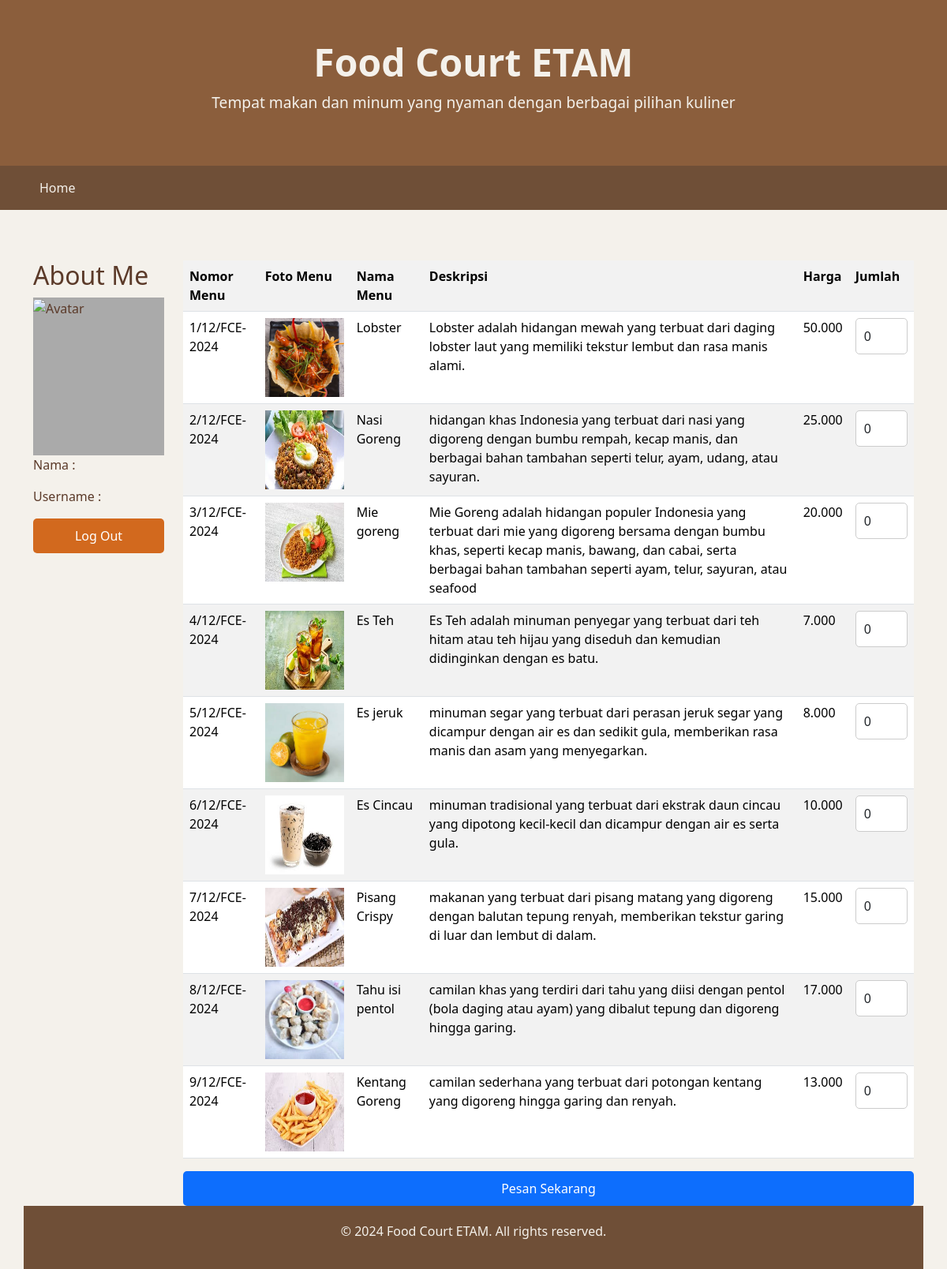
/my.php?p=menu, run on the app's committed database.
### tables this page shows
CREATE TABLE `tbl_menu` (
  `id` int(11) NOT NULL,
  `no_menu` varchar(30) NOT NULL,
  `no_tenant` varchar(30) NOT NULL,
  `foto` varchar(255) NOT NULL,
  `jenis_menu` varchar(50) NOT NULL,
  `nama` varchar(50) NOT NULL,
  `deskripsi` varchar(255) NOT NULL,
  `harga` int(11) NOT NULL,
  `aktif` int(11) NOT NULL
);

### page5a/menu.php (the view, shortened to what this page needs)
<form action="my.php?p=proses_pesanan" method="POST">
    <table class="table table-striped">
        <tr>
            <th>Nomor Menu</th>
            <th>Foto Menu</th>
            <th>Nama Menu</th>
            <th>Deskripsi</th>
            <th>Harga</th>
            <th>Jumlah</th>
        </tr>
        <?php
            include "connect.php";
            $sql = "SELECT * FROM tbl_menu WHERE aktif = 1";
            $result = mysqli_query($conn, $sql);
            if (mysqli_num_rows($result) > 0) {
                while($row = mysqli_fetch_assoc($result)) {
                    echo "<tr>";
                    echo "<td>" . $row['no_menu'] . "</td>";
                    if (!empty($row['foto'])) {
                        echo "<td><img src='assets/img/menu/" . $row['foto'] . "' width='100px' height='100px'></td>";
                    } else {
                        echo "<td>No Image</td>";
                    }
                    echo "<td>" . $row['nama'] . "</td>";
                    echo "<td>" . $row['deskripsi'] . "</td>";
                    echo "<td>" . number_format($row['harga'], 0, ',', '.') . "</td>";
                    echo "<td><input type='number' name='jumlah[" . $row['no_menu'] . "]' value='0' min='0' max='10' class='form-control'></td>";
                    echo "</tr>";
                }
            } else {
                echo "<tr><td colspan='6'>Tidak ada menu yang tersedia.</td></tr>";
            }
        ?>
    </table>
    <button type="submit" class="btn btn-primary">Pesan Sekarang</button>
</form>

### mycss.css (style rules this page uses)
.form-control { width: 100%; padding: 10px; border: 1px solid #ccc; border-radius: 5px; }
.btn { width: 100%; padding: 10px; border: none; border-radius: 5px; cursor: pointer; }

### my.php (style rules this page uses)
body { background-color: #F4F1EB; color: #5B3A29; }

### data on the page
tbl_menu: no_menu "1/12/FCE-2024", foto (picture), nama "Lobster", deskripsi "Lobster adalah hidangan mewah yang terbuat dari daging lobster laut yang memiliki tekstur lembut dan rasa manis alami.", harga "50.000"
tbl_menu: no_menu "2/12/FCE-2024", foto (picture), nama "Nasi Goreng", deskripsi "hidangan khas Indonesia yang terbuat dari nasi yang digoreng dengan bumbu rempah, kecap manis, dan berbagai bahan tambahan seperti telur, ayam, udang, atau sayuran.", harga "25.000"
tbl_menu: no_menu "3/12/FCE-2024", foto (picture), nama "Mie goreng", deskripsi "Mie Goreng adalah hidangan populer Indonesia yang terbuat dari mie yang digoreng bersama dengan bumbu khas, seperti kecap manis, bawang, dan cabai, serta berbagai bahan tambahan seperti ayam, telur, sayuran, atau seafood", harga "20.000"
tbl_menu: no_menu "4/12/FCE-2024", foto (picture), nama "Es Teh", deskripsi "Es Teh adalah minuman penyegar yang terbuat dari teh hitam atau teh hijau yang diseduh dan kemudian didinginkan dengan es batu.", harga "7.000"
tbl_menu: no_menu "5/12/FCE-2024", foto (picture), nama "Es jeruk", deskripsi "minuman segar yang terbuat dari perasan jeruk segar yang dicampur dengan air es dan sedikit gula, memberikan rasa manis dan asam yang menyegarkan.", harga "8.000"
tbl_menu: no_menu "6/12/FCE-2024", foto (picture), nama "Es Cincau", deskripsi "minuman tradisional yang terbuat dari ekstrak daun cincau yang dipotong kecil-kecil dan dicampur dengan air es serta gula.", harga "10.000"
tbl_menu: no_menu "7/12/FCE-2024", foto (picture), nama "Pisang Crispy", deskripsi "makanan yang terbuat dari pisang matang yang digoreng dengan balutan tepung renyah, memberikan tekstur garing di luar dan lembut di dalam.", harga "15.000"
tbl_menu: no_menu "8/12/FCE-2024", foto (picture), nama "Tahu isi pentol", deskripsi "camilan khas yang terdiri dari tahu yang diisi dengan pentol (bola daging atau ayam) yang dibalut tepung dan digoreng hingga garing.", harga "17.000"
tbl_menu: no_menu "9/12/FCE-2024", foto (picture), nama "Kentang Goreng", deskripsi "camilan sederhana yang terbuat dari potongan kentang yang digoreng hingga garing dan renyah.", harga "13.000"
